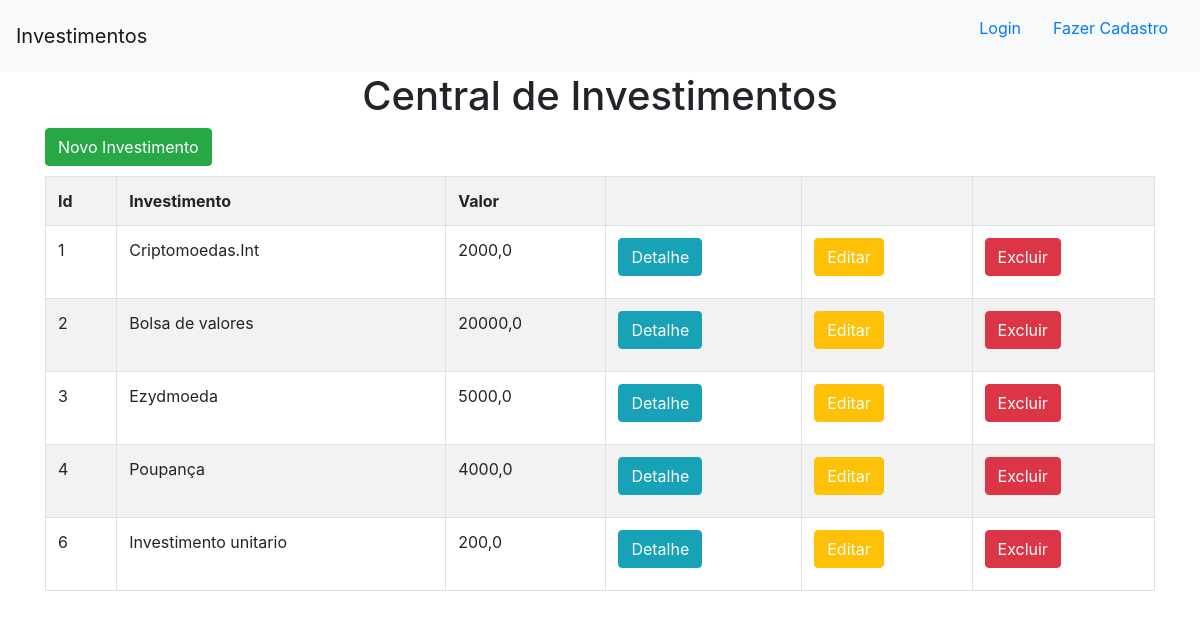
The page / on the database its author committed.
### invista/models.py (models this page shows)
class Investimento(models.Model):
    investimento = models.TextField(max_length=255)
    valor = models.FloatField()
    pago = models.BooleanField(default=False)
    data = models.DateField(default=datetime.now)

### invista/views.py (the view)
# urls.py: path('',views.investimentos_leitura, name='investimentosleitura'),
def investimentos_leitura(request):
    dados = {
        'dados': Investimento.objects.all()
    }
    return render(request,'investimentos_ps/investimentosleitura.html',context=dados)

### invista/templates/investimentos_ps/investimentosleitura.html
{% extends 'investimentos_ps/base.html' %}
{% block conteudo %}
<h1 style='text-align: center;'>Central de Investimentos</h1>
<div class='container'>
    <button class='btn btn-success' style="margin-bottom: 10px;"><a style='color:white;' href="{% url 'novo_investimento' %}">Novo Investimento</a></button>
    <table class="table table-striped table-bordered">
        <tr>
            <th>Id</th>
            <th>Investimento</th>
            <th>Valor</th>
            <th></th>
            <th></th>
            <th></th>
        </tr>
        {% for dado in dados %}
        <tr>
            <td>{{dado.id}}</td>
            <td>{{dado.investimento}}</td>
            <td>{{dado.valor}}</td>
            <td><button class="btn btn-info" style="margin-bottom: 10px;"><a style='color:white;'href="{% url 'detalhe' dado.id %}">Detalhe</a></button></td>
            <td><button class="btn btn-warning" style="margin-bottom: 10px;"><a style='color:white;'href="{% url 'editar' dado.id %}">Editar</a></button></td>
            <td><button class="btn btn-danger" style="margin-bottom: 10px;"><a style='color:white;'href="{% url 'excluir' dado.id %}">Excluir</a></button></td>
        </tr>
        {% endfor %}
    </table>
</div>
{% endblock %}

### rows shown on the page
Investimento: id "1", investimento "Criptomoedas.Int", valor "2000,0"
Investimento: id "2", investimento "Bolsa de valores", valor "20000,0"
Investimento: id "3", investimento "Ezydmoeda", valor "5000,0"
Investimento: id "4", investimento "Poupança", valor "4000,0"
Investimento: id "6", investimento "Investimento unitario", valor "200,0"
